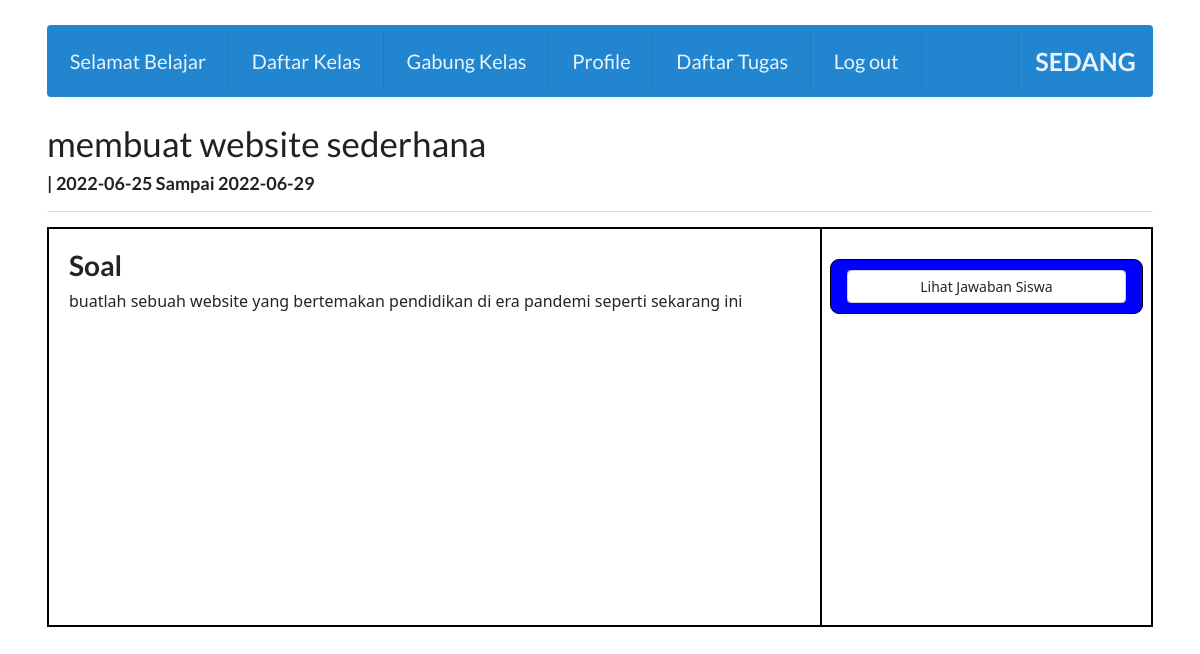
Screenshot of /php/detailtugasGuru.php?id=2 with the database file from the repository.
### tables this page shows
CREATE TABLE `tugas` (
  `id` int(11) NOT NULL,
  `id_guru` int(11) NOT NULL,
  `id_kelas` int(11) NOT NULL,
  `judulTugas` varchar(100) NOT NULL,
  `soal` varchar(100) NOT NULL,
  `tglpost` date NOT NULL,
  `deadline` date NOT NULL
);

### php/koneksi.php (called while the page is built)
<?php
$conn = mysqli_connect("localhost", "root", "", "sedang");
function query($query) {
    global $conn;
    $result = mysqli_query($conn, $query);
    $rows = [];
    while($row = mysqli_fetch_assoc($result) ) {
        $rows[] = $row;
    }
    return $rows;
}
?>

### php/detailtugasGuru.php (the view, shortened to what this page needs)
<?php
require "koneksi.php";
$idsoal=$_GET["id"];
$datasoal = query("SELECT * FROM tugas WHERE id=$idsoal");
?>
<!DOCTYPE html>
<html lang="en" dir="ltr">
  <head>
    <link rel="stylesheet" href="../css/semantic.min.css">
    <link rel="stylesheet" href="../css/main.css">
    <link href="https://cdn.jsdelivr.net/npm/bootstrap@5.0.2/dist/css/bootstrap.min.css" rel="stylesheet">
  </head>
  <body>
    <div class="pusher">
      <div class="ui container p-t">
        <div class="ui menu inverted navbar large blue">
          <div class="left menu" style="font-size: 20px;">
            <a class="item">
              Selamat Belajar
            </a>
            <a href="paket1.php" class="item">
              Daftar Kelas
            </a>
            <a href="paket1.php" class="item">
                Gabung Kelas
              </a>
            <a href="paket1.php" class="item">
                Profile
              </a>
              <a href="paket1.php" class="item">
                Daftar Tugas
              </a>
            <a href="logout.php" class="item">
              Log out
            </a>
          </div>
          <div class="header item fixed right menu">
            <b><h3 style="font-size: 25px"><strong>SEDANG</strong></h3></b>
          </div>
        </div>
        <?php foreach ($datasoal as $row) : ?>
        <div class="ui header">
          <div class="heading2"><h1><?php echo $row["judulTugas"] ?></h1> <p><?php echo $_SESSION["nama"] ?> | <?php echo $row["tglpost"] ?> Sampai <?php echo $row["deadline"] ?></p></div>
          <div class="ui clearing divider"></div>
        </div>
        <div class="tugas">
            <div class="soal">
                <h2><strong>Soal</strong></h2>
                <p><?php echo $row["soal"] ?></p>
            </div>
            <div class="jawab">
                <center>
                    <div class="kirimjawab">
                            <button type="submit" class="form-control" name="ambiltugas">Lihat Jawaban Siswa</button>
                    </div>
                </center>
            </div>
        </div>
        <?php endforeach; ?>
      </div>
    </div>
  </body>
</html>

### css/main.css (style rules this page uses)
.navbar { border: none !important; box-shadow: none !important; }
.p-t { padding-top: 25px; }
.tugas { width: 100%; height: 400px; border:solid black 1px; display: inline-flex; overflow: scroll; }
.tugas .soal { font-size: 16px; padding: 20px; width: 70%; border: solid black 1px; }
.tugas .jawab { width: 30%; border: solid black 1px; }
.kirimjawab { width: 95%; border: solid 1px black; background-color: blue; margin-top: 30px; border-radius: 9px; }
.kirimjawab button { width: 90%; margin: 10px; }

### rows the page displays
tugas: judulTugas "membuat website sederhana", tglpost "2022-06-25", deadline "2022-06-29", soal "buatlah sebuah website yang bertemakan pendidikan di era pandemi seperti sekarang ini"
